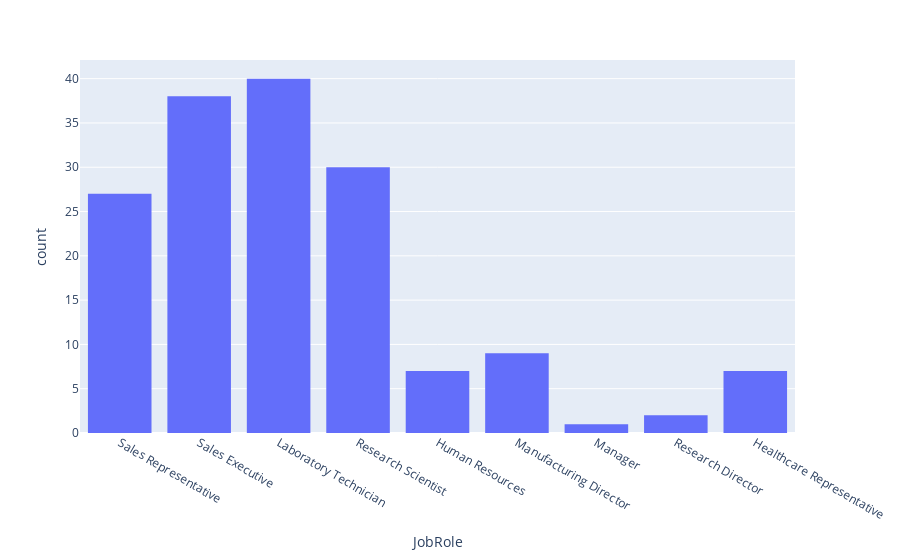

The notebook cell this image was saved under:
### Code cell
fig = px.histogram(attrition_data, x = attrition_data['JobRole'])
fig.show()

### Figure 1 — Plotly figure (JSON) as saved in the notebook; plotly's stock layout.template omitted (floating-point values rounded to 4 significant figures; data arrays with more than 128 entries replaced by an {"elided": "..."} marker saying what was removed)
{"data": [{"alignmentgroup": "True", "bingroup": "x", "hovertemplate": "JobRole=%{x}<br>count=%{y}<extra></extra>", "legendgroup": "", "marker": {"color": "#636efa", "pattern": {"shape": ""}}, "name": "", "offsetgroup": "", "orientation": "v", "showlegend": false, "type": "histogram", "x": {"elided": "161 str values"}, "xaxis": "x", "yaxis": "y"}], "layout": {"barmode": "relative", "legend": {"tracegroupgap": 0}, "margin": {"t": 60}, "xaxis": {"anchor": "y", "domain": [0, 1], "title": {"text": "JobRole"}}, "yaxis": {"anchor": "x", "domain": [0, 1], "title": {"text": "count"}}}}
